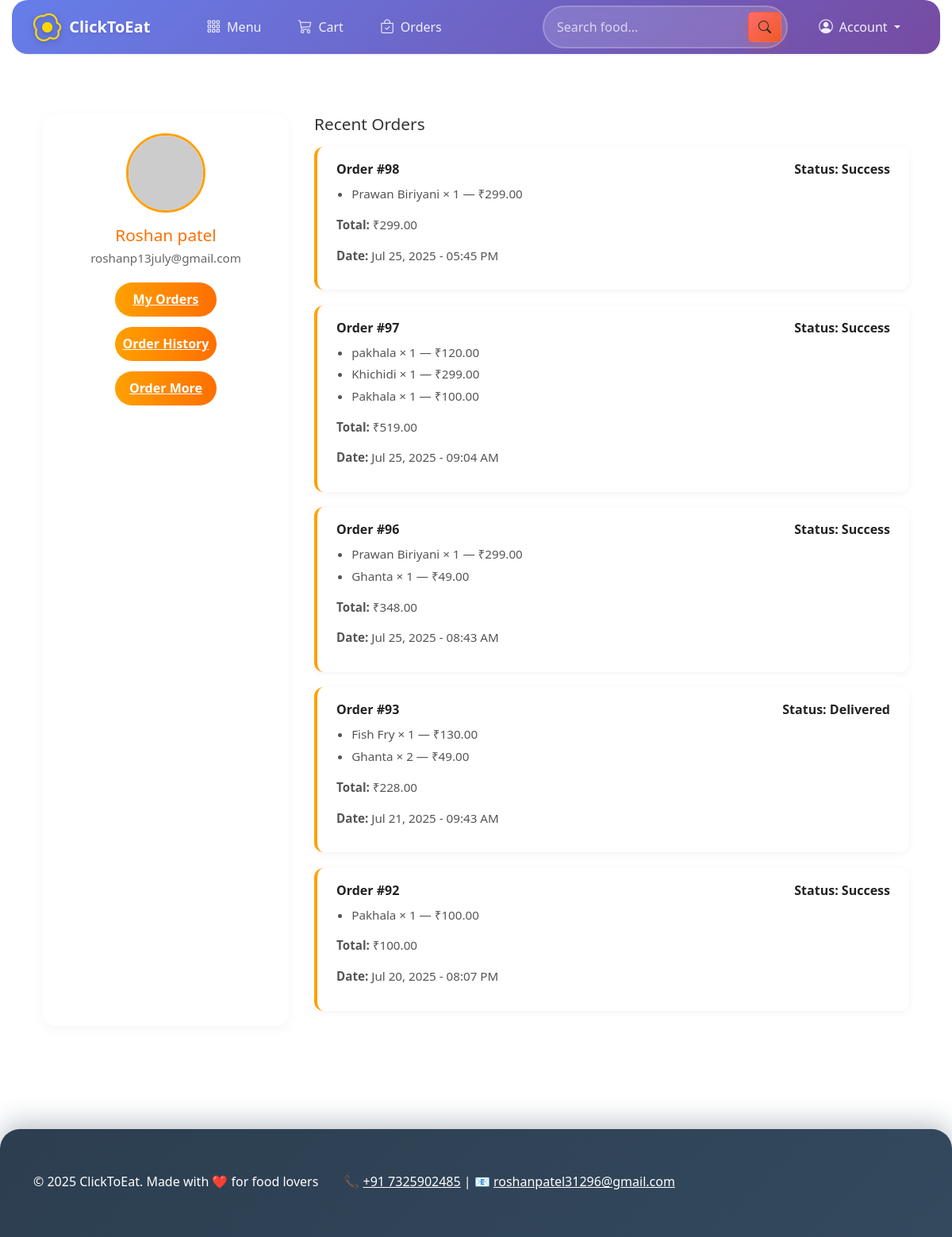
Screenshot of /profile/ (signed in) with the database file from the repository.
### foodapp/models.py (models this page shows, shortened)
class Order(models.Model):
    STATUS_CHOICES = [
        ('Pending', 'Pending'),
        ('Processing', 'Processing'),
        ('Delivered', 'Delivered'),
        ('Cancelled', 'Cancelled'),
        ('Success', 'Success'),
    ]
    user = models.ForeignKey(User, on_delete=models.CASCADE)
    address = models.ForeignKey(Address, on_delete=models.SET_NULL, null=True)
    total_price = models.DecimalField(max_digits=10, decimal_places=2)
    name = models.CharField(max_length=100, default='')
    mobile = models.CharField(max_length=15, default='')
    status = models.CharField(max_length=20, choices=STATUS_CHOICES, default='Pending')
    created_at = models.DateTimeField(auto_now_add=True)
    @property
    def total_amount(self):
        return self.total_price

class OrderItem(models.Model):
    order = models.ForeignKey(Order, on_delete=models.CASCADE, related_name='items')
    food_item = models.ForeignKey(FoodItem, on_delete=models.CASCADE)
    quantity = models.PositiveIntegerField()
    price = models.DecimalField(max_digits=8, decimal_places=2)
    name = models.CharField(max_length=100)
    mobile = models.CharField(max_length=15)

class FoodItem(models.Model):
    name = models.CharField(max_length=100)
    description = models.TextField(blank=True)
    price = models.DecimalField(max_digits=8, decimal_places=2)
    image = models.ImageField(upload_to='food_images/', null=True, blank=True)
    category = models.ForeignKey(Category, on_delete=models.CASCADE)

### foodapp/views.py (the view)
# urls.py: path('profile/', views.profile, name='profile'),
@login_required
def profile(request):
    total_orders = Order.objects.filter(user=request.user).count()
    pending_orders = Order.objects.filter(user=request.user, status='Pending').count()
    delivered_orders = Order.objects.filter(user=request.user, status='Delivered').count()
    cancelled_orders = Order.objects.filter(user=request.user, status='Cancelled').count()
    recent_orders = Order.objects.filter(user=request.user).order_by('-created_at')[:5]
    return render(request, 'profile.html', {
        'total_orders': total_orders,
        'pending_orders': pending_orders,
        'delivered_orders': delivered_orders,
        'cancelled_orders': cancelled_orders,
        'orders': recent_orders,
    })

### foodapp/templates/profile.html (shortened to what this page needs)
{% extends 'base.html' %}
{% block content %}
<div class="container">
    <div class="profile-sidebar">
        <img src="https://randomuser.me/api/portraits/men/32.jpg" alt="Profile Image">
        <h3>{{ user.username }}</h3>
        <p>{{ user.email }}</p>
        <div class="btn-group">
            <a href="{% url 'my_orders' %}" class="btn-link">My Orders</a>
            <a href="{% url 'order_history' %}" class="btn-link">Order History</a>
            <a href="{% url 'menu' %}" class="btn-link">Order More</a>
        </div>
    </div>
    <div class="order-section">
        <h4>Recent Orders</h4>
        {% if orders %}
            {% for order in orders %}
            <div class="order-card">
                <div class="order-header">
                    <span>Order #{{ order.id }}</span>
                    <span>Status: {{ order.status }}</span>
                </div>
                <div class="order-items">
                    <ul>
                        {% for item in order.items.all %}
                        <li>{{ item.food_item.name }} × {{ item.quantity }} — ₹{{ item.price }}</li>
                        {% endfor %}
                    </ul>
                    <p><strong>Total:</strong> ₹{{ order.total_amount }}</p>
                    <p><strong>Date:</strong> {{ order.created_at|date:"M d, Y - h:i A" }}</p>
                </div>
            </div>
            {% endfor %}
        {% else %}
            <p style="color: #888;">No recent orders found.</p>
        {% endif %}
    </div>
</div>
{% endblock %}

### foodapp/templates/base.html (style rules this page uses)
body { padding-top: 90px; font-family: 'Segoe UI', Tahoma, Geneva, Verdana, sans-serif; background: linear-gradient(135deg, #f5f7fa 0%, #c3cfe2 100%); min-height: 100vh; }

### foodapp/templates/profile.html (style rules this page uses)
body { background: #d1dff4; font-family: 'Segoe UI', sans-serif; }
.container { max-width: 1200px; margin: 30px auto; display: flex; gap: 2rem; flex-wrap: wrap; padding: 0 1rem; }
.profile-sidebar { flex: 1 1 260px; background: #ffffff; border-radius: 16px; padding: 1.5rem; box-shadow: 0 4px 16px rgba(0, 0, 0, 0.04); text-align: center; }
.profile-sidebar img { width: 100px; height: 100px; border-radius: 50%; object-fit: cover; margin-bottom: 1rem; border: 3px solid #ffa000; }
.profile-sidebar h3 { font-size: 1.3rem; margin-bottom: 0.3rem; color: #ff6f00; }
.profile-sidebar p { font-size: 0.95rem; color: #666; margin-bottom: 1.2rem; }
.btn-group { display: flex; flex-direction: column; gap: 0.8rem; }
.btn-link { background: linear-gradient(to right, #ffa000, #ff6f00); color: white; padding: 0.6rem; border-radius: 25px; font-weight: 600; text-decoration: none; transition: 0.3s ease; }
.order-section { flex: 3 1 600px; }
.order-section h4 { margin-bottom: 1rem; font-size: 1.3rem; color: #333; }
.order-card { background: #fff; padding: 1rem 1.5rem; margin-bottom: 1.2rem; border-left: 4px solid #ffa000; border-radius: 12px; box-shadow: 0 2px 10px rgba(0,0,0,0.05); }
.order-header { display: flex; justify-content: space-between; font-weight: 600; color: #222; }
.order-items { margin-top: 0.5rem; font-size: 0.95rem; color: #555; }
.order-items ul { padding-left: 1.2rem; }
.order-items li { margin-bottom: 0.3rem; }

### rows the page displays
Order: id "98", status "Success", total_amount "299.00", created_at "Jul 25, 2025 - 05:45 PM"
OrderItem: food_item.name "Prawan Biriyani", quantity "1", price "299.00"
Order: id "97", status "Success", total_amount "519.00", created_at "Jul 25, 2025 - 09:04 AM"
OrderItem: food_item.name "pakhala", quantity "1", price "120.00"
OrderItem: food_item.name "Khichidi", quantity "1", price "299.00"
OrderItem: food_item.name "Pakhala", quantity "1", price "100.00"
Order: id "96", status "Success", total_amount "348.00", created_at "Jul 25, 2025 - 08:43 AM"
OrderItem: food_item.name "Prawan Biriyani", quantity "1", price "299.00"
OrderItem: food_item.name "Ghanta", quantity "1", price "49.00"
Order: id "93", status "Delivered", total_amount "228.00", created_at "Jul 21, 2025 - 09:43 AM"
OrderItem: food_item.name "Fish Fry", quantity "1", price "130.00"
OrderItem: food_item.name "Ghanta", quantity "2", price "49.00"
Order: id "92", status "Success", total_amount "100.00", created_at "Jul 20, 2025 - 08:07 PM"
OrderItem: food_item.name "Pakhala", quantity "1", price "100.00"

### other values shown
{{ user.username }} "Roshan patel"
{{ user.email }} "roshanp13july@gmail.com"
